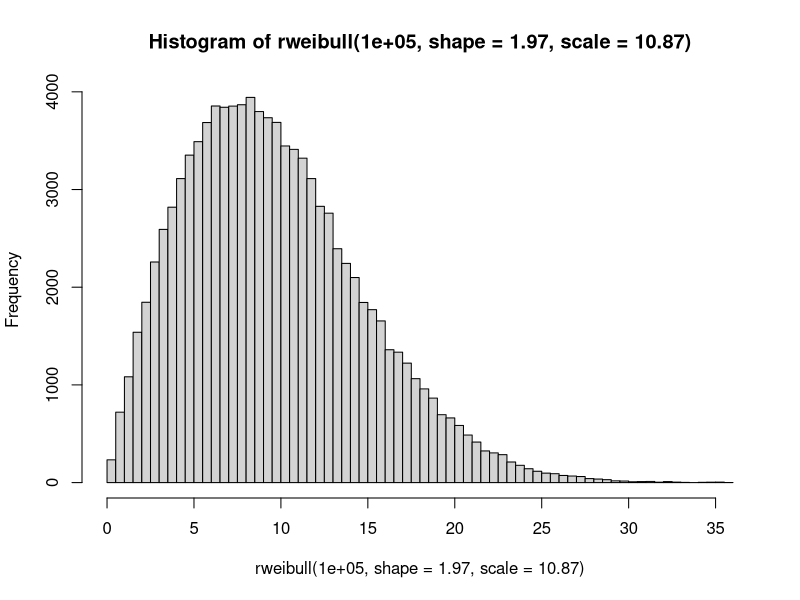
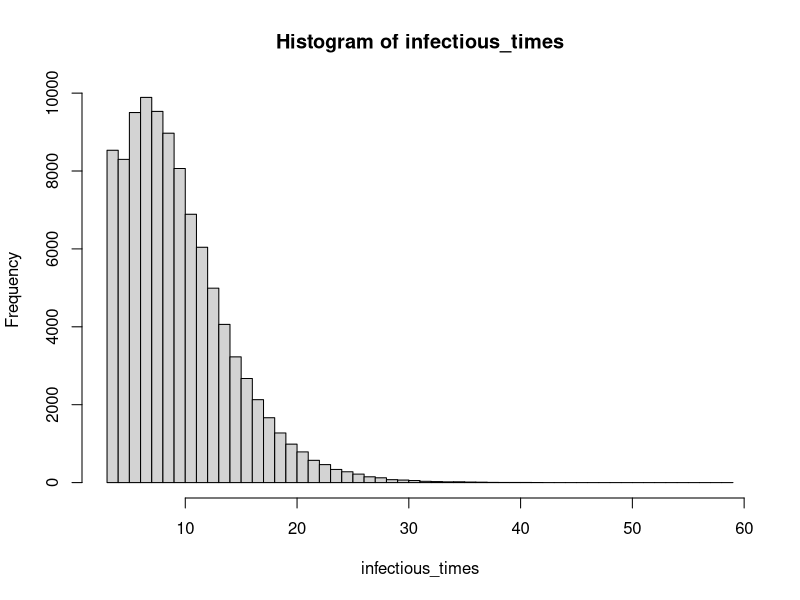
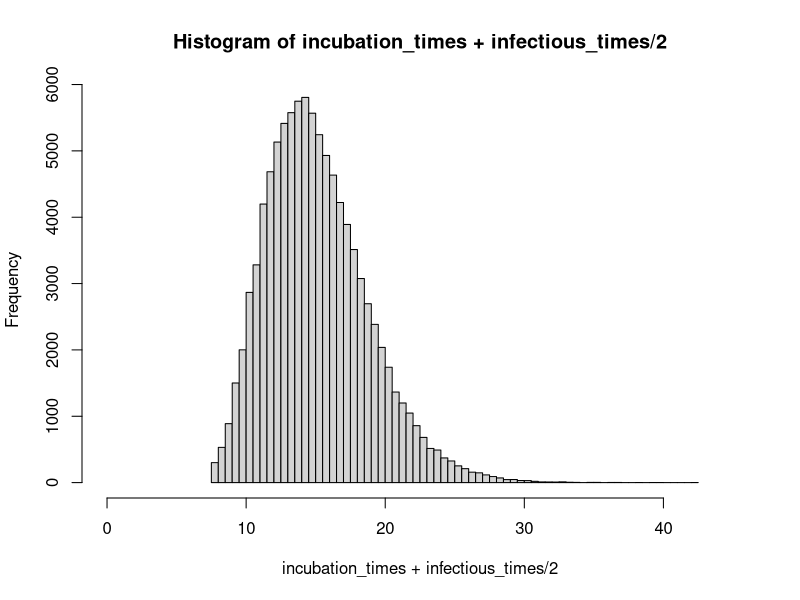

Reproduce these figures in R, in order.
###################################################
## Determining incubation period boxes and infectious period boxes
## simulate distributions
# incubation_time <- function(nboxes, prob){
#   box = 1
#   t = 0
#   while(box <= nboxes){
#     if(runif(1) < prob){
#       box = box+1
#     }
#     t = t + 1
#   }
#   t
# }
# rincubation <- function(num_reps, ...) {
#   raply(.n = num_reps, .expr = incubation_time(...) )
# }

fitDist <- function(prob, size, mean) {
  draws <- rnbinom(n=100000, size = size, prob = prob) + size
  mean - mean(draws)
}

## Look at weibull distribution from lessler 
qweibull(c(0.025, 0.5, 0.975), shape=1.97, scale=10.87)
hist(rweibull(100000, shape=1.97, scale=10.87), breaks=100)

## First fit the weibll viral clearance distribution
## Lessler et al biorxiv key times paper
## mean = 9.88, cI : 
n_boxes <- 3
infectious_best_fit <- uniroot(f = fitDist, interval = c(0.001,.999), size= n_boxes, mean=9.88)
infectious_times <- rnbinom(100000, size = n_boxes, prob = infectious_best_fit$root) + n_boxes
hist(infectious_times, breaks=50)
quantile(infectious_times, c(.025, .5, .975))

## Now determine the incubation period boxes
## Use the serial interval from brownstein paper
## 10-23 days 
fitDistBoth <- function(prob, size, min, max, infectious_times) {
  draws <- rnbinom(n=100000, size = size, prob = prob) + size
  qs <- quantile((draws+infectious_times/2), probs = c(.025, .975))
  sum(qs - c(min,max))^2
}
inc_boxes = 6
incubation_best_fit <- optimize(f = fitDistBoth, interval = c(0.001,.999), size= inc_boxes, min=10, max=23, infectious_times=infectious_times)
incubation_times <- rnbinom(n = 100000, size = inc_boxes, prob = incubation_best_fit$minimum) + inc_boxes
quantile((incubation_times+infectious_times/2), probs = c(.025, .5, .975))
hist(incubation_times+infectious_times/2, breaks=100, xlim=c(0,45))

infectious_best_fit$root
incubation_best_fit$minimum

mean(infectious_times)

